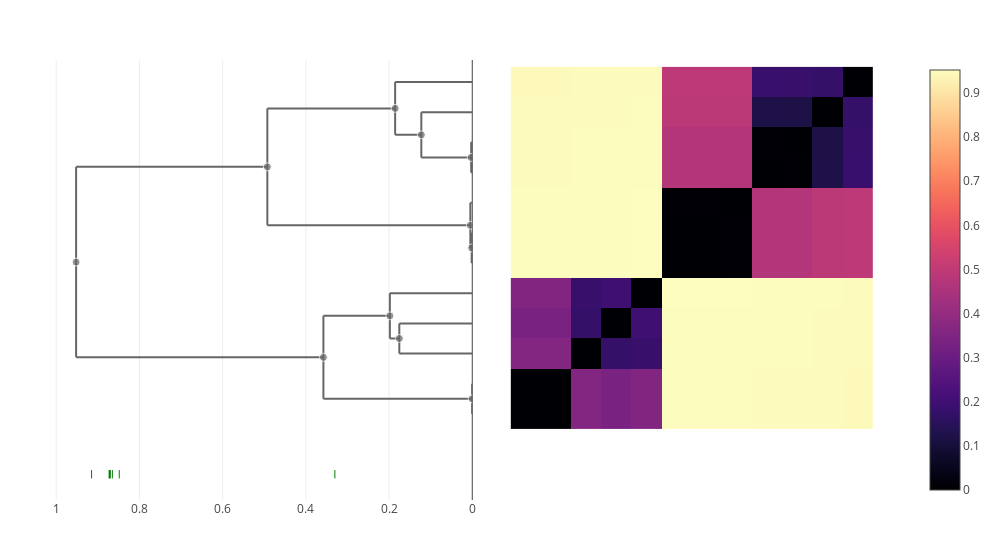

Here is the notebook cell this chart was saved with:
### Markdown cell above
### Cereus 3 / mycoides

### Code cell
let taxon = "mycoides"
    trees[taxon] = cluster_annotate(cdata, taxon)
    plot(clustermap(cdata, trees[taxon]))
end

### Figure 1 — Plotly figure (JSON) as saved in the notebook; plotly's stock layout.template omitted (floating-point values rounded to 4 significant figures; data arrays with more than 128 entries replaced by an {"elided": "..."} marker saying what was removed)
{"data": [{"colorscale": {"elided": "256x2 mixed values"}, "type": "heatmap", "x": [0.5, 1.5, 2.5, 3.5, 4.5, 5.5, 6.5, 7.5, 8.5, 9.5, 10.5, 11.5, 12.5], "y": [0.5, 1.5, 2.5, 3.5, 4.5, 5.5, 6.5, 7.5, 8.5, 9.5, 10.5, 11.5, 12.5], "z": {"elided": "12x12 float values"}}, {"hoverinfo": "skip", "line": {"color": "#666666"}, "mode": "lines", "showlegend": false, "type": "scatter", "x": [0.00464, 0.00464, null, 0.00464, 0.001432, null, 0.00464, 0, null], "xaxis": "x2", "y": [6.5, 8, null, 6.5, 6.5, null, 8, 8, null], "yaxis": "y"}, {"hoverinfo": "skip", "line": {"color": "#666666"}, "mode": "lines", "showlegend": false, "type": "scatter", "x": [0.3578, 0.3578, null, 0.3578, 0.0003431, null, 0.3578, 0.1981, null], "xaxis": "x2", "y": [1.5, 4.25, null, 1.5, 1.5, null, 4.25, 4.25, null], "yaxis": "y"}, {"hoverinfo": "skip", "line": {"color": "#666666"}, "mode": "lines", "showlegend": false, "type": "scatter", "x": [0.1854, 0.1854, null, 0.1854, 0.1225, null, 0.1854, 0, null], "xaxis": "x2", "y": [10.25, 12, null, 10.25, 10.25, null, 12, 12, null], "yaxis": "y"}, {"hoverinfo": "skip", "line": {"color": "#666666"}, "mode": "lines", "showlegend": false, "type": "scatter", "x": [0.1225, 0.1225, null, 0.1225, 0.002634, null, 0.1225, 0, null], "xaxis": "x2", "y": [9.5, 11, null, 9.5, 9.5, null, 11, 11, null], "yaxis": "y"}, {"hoverinfo": "skip", "line": {"color": "#666666"}, "mode": "lines", "showlegend": false, "type": "scatter", "x": [0.4925, 0.4925, null, 0.4925, 0.00464, null, 0.4925, 0.1854, null], "xaxis": "x2", "y": [7.25, 11.12, null, 7.25, 7.25, null, 11.12, 11.12, null], "yaxis": "y"}, {"hoverinfo": "skip", "line": {"color": "#666666"}, "mode": "lines", "showlegend": false, "type": "scatter", "x": [0.1981, 0.1981, null, 0.1981, 0.1754, null, 0.1981, 0, null], "xaxis": "x2", "y": [3.5, 5, null, 3.5, 3.5, null, 5, 5, null], "yaxis": "y"}, {"hoverinfo": "skip", "line": {"color": "#666666"}, "mode": "lines", "showlegend": false, "type": "scatter", "x": [0.9521, 0.9521, null, 0.9521, 0.3578, null, 0.9521, 0.4925, null], "xaxis": "x2", "y": [2.875, 9.188, null, 2.875, 2.875, null, 9.188, 9.188, null], "yaxis": "y"}, {"hoverinfo": "skip", "line": {"color": "#666666"}, "mode": "lines", "showlegend": false, "type": "scatter", "x": [0.0003431, 0.0003431, null, 0.0003431, 0, null, 0.0003431, 0, null], "xaxis": "x2", "y": [1, 2, null, 1, 1, null, 2, 2, null], "yaxis": "y"}, {"hoverinfo": "skip", "line": {"color": "#666666"}, "mode": "lines", "showlegend": false, "type": "scatter", "x": [0.001432, 0.001432, null, 0.001432, 0, null, 0.001432, 0, null], "xaxis": "x2", "y": [6, 7, null, 6, 6, null, 7, 7, null], "yaxis": "y"}, {"hoverinfo": "skip", "line": {"color": "#666666"}, "mode": "lines", "showlegend": false, "type": "scatter", "x": [0.002634, 0.002634, null, 0.002634, 0, null, 0.002634, 0, null], "xaxis": "x2", "y": [9, 10, null, 9, 9, null, 10, 10, null], "yaxis": "y"}, {"hoverinfo": "skip", "line": {"color": "#666666"}, "mode": "lines", "showlegend": false, "type": "scatter", "x": [0.1754, 0.1754, null, 0.1754, 0, null, 0.1754, 0, null], "xaxis": "x2", "y": [3, 4, null, 3, 3, null, 4, 4, null], "yaxis": "y"}, {"customdata": [[16, 3], [21, 5], [19, 4], [17, 3], [22, 7], [20, 3], [23, 12], [13, 2], [14, 2], [15, 2], [18, 2]], "hovertemplate": "ID: %{customdata[0]}<br>\nHeight: %{x:.3f}<br>\nGenome count: %{customdata[1]}\n\n<extra></extra>", "marker": {"color": "#666666", "size": [8, 8, 8, 8, 8, 8, 8, 8, 8, 8, 8]}, "mode": "markers", "showlegend": false, "type": "scatter", "x": [0.00464, 0.3578, 0.1854, 0.1225, 0.4925, 0.1981, 0.9521, 0.0003431, 0.001432, 0.002634, 0.1754], "xaxis": "x2", "y": [7.25, 2.875, 11.12, 10.25, 9.188, 4.25, 6.031, 1.5, 6.5, 9.5, 3.5], "yaxis": "y"}, {"hovertemplate": "%{text} <br>\n%{x}\n<extra></extra>\n", "marker": {"color": "green", "line": {"color": "green", "width": 1}, "symbol": "line-ns"}, "mode": "markers", "text": ["cereus subgroup 3", "cereus subgroup 4", "cereus subgroup 1", "cereus subgroup 2", "thuringiensis", "anthracis", "gaemokensis"], "type": "scatter", "x": [0.3302, 0.8485, 0.865, 0.8699, 0.8718, 0.8728, 0.915], "xaxis": "x2", "y": [-1, -1, -1, -1, -1, -1, -1, -1]}], "layout": {"height": 550, "hovermode": "closest", "margin": {"b": 50, "l": 50, "r": 50, "t": 60}, "showlegend": false, "width": 1000, "xaxis": {"autorange": true, "domain": [0.505, 1], "range": [-0.4976, 13.5], "scaleanchor": "y", "type": "linear", "visible": false}, "xaxis2": {"autorange": true, "domain": [0, 0.495], "range": [1.015, 0], "rangemode": "nonnegative", "showspikes": true, "spikedash": "solid", "spikemode": "across", "spikethickness": 1, "type": "linear"}, "yaxis": {"autorange": true, "domain": [0, 1], "range": [-1.853, 12.73], "scaleanchor": "x", "type": "linear", "visible": false}}}
